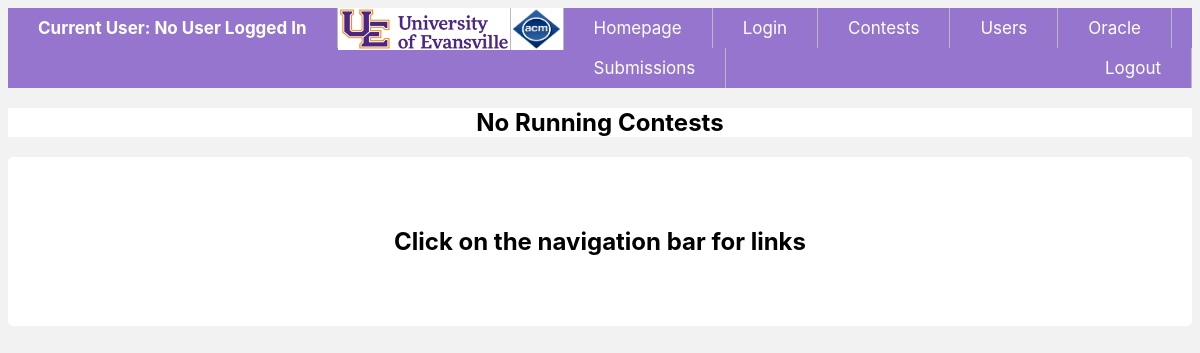
Before: / with the older database file.
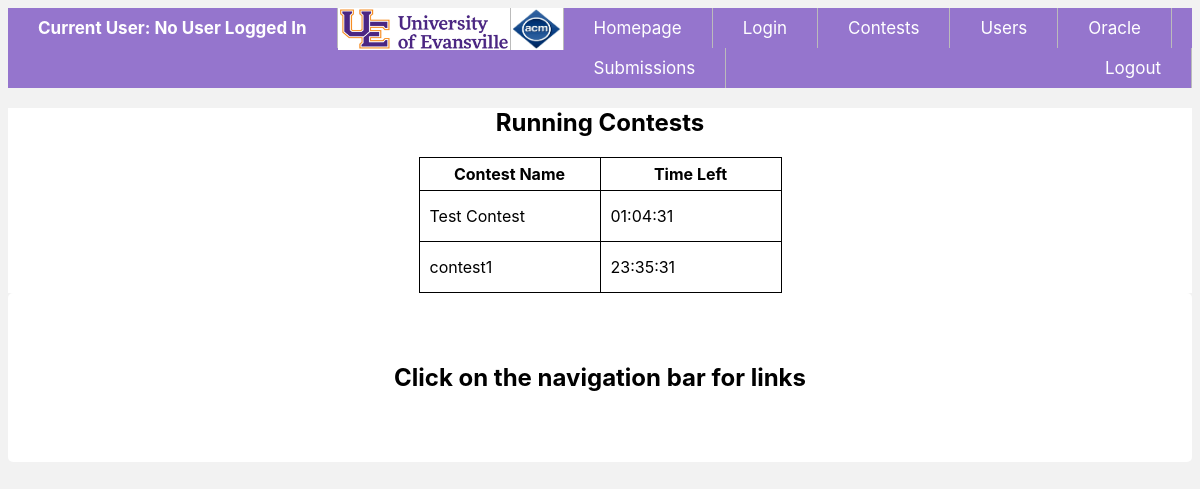
After: the same page with the newer database file.
### contests/models.py (models this page shows, shortened)
class Contest(models.Model):
    contestName             = models.CharField(max_length = 20, unique = True)
    contestDate             = models.DateField()
    contestants             = models.ManyToManyField('users.CustomUser', blank = True)
    contestHours            = models.PositiveSmallIntegerField(default = 2)
    contestMinutes          = models.PositiveSmallIntegerField(default = 0)
    contestDuration         = models.DurationField(default = datetime.timedelta(days = 0, seconds=7200))
    isRunning               = models.BooleanField(default = False)
    startTime               = models.TimeField(null = True)
    stopTime                = models.TimeField(null = True)
    def get_remaining_time(self):
        remainingTime = datetime.timedelta(0,0,0)
        if not self.isRunning:
            return remainingTime
        else:
            startTime           = datetime.timedelta(hours = self.startTime.hour,
                                                        minutes = self.startTime.minute,
                                                        seconds = self.startTime.second)
            currentTime         = datetime.datetime.now().time()
            currentTimedelta    = datetime.timedelta(hours = currentTime.hour,
                                                        minutes = currentTime.minute,
                                                        seconds = currentTime.second)
            contestDuration     = self.contestDuration
            remainingTime            = (startTime + contestDuration) - currentTimedelta
            return remainingTime
    def get_remaining_time_string(self):
        if not self.isRunning:
            return "Contest Not Running"
        else:
            timeLeft            = self.get_remaining_time()
            hour                = timeLeft.seconds // 3600
            minutes             = (timeLeft.seconds // 60) % 60
            seconds             = timeLeft.seconds - hour * 3600 - minutes * 60
            hour = str(hour) if hour >= 10 else ("0" + str(hour))
            minutes = str(minutes) if minutes >= 10 else ("0" + str(minutes))
            seconds = str(seconds) if seconds >= 10 else ("0" + str(seconds))
            time = hour + ":" + minutes +":"+ seconds
            return time

### home/views.py (the view)
# urls.py: path('', HomePageView.as_view()),
class HomePageView(TemplateView):
    template_name = "home/homepage.html"
    def get_context_data(self, **kwargs):
        context = super().get_context_data(**kwargs)
        from contests.models import Contest
        running_contests = Contest.objects.filter(isRunning = True)
        context['runningContests'] = running_contests
        return context

### home/templates/home/homepage.html (shortened to what this page needs)
{% extends 'base.html' %}
{% block content %}
{% load static %}
<link rel = "stylesheet" type = "text/css" href = "{% static 'css/homepage_style.css' %}" />
<div id="container2">
    {% if runningContests.count > 0 %}
    <h2>Running Contests</h2>
    <table>
        <th>Contest Name</th>
        <th>Time Left</th>
    {% for item in runningContests %}
    <tr>
        <td>{{ item.contestName }}</td>
        <td>{{ item.get_remaining_time_string }} </td>
    </tr>
    {% endfor %}
    </table>
    {% else %}
    <h2>No Running Contests</h2>
    {% endif %}
</div>
<div class = "homecontainer">
<h2>Click on the navigation bar for links</h2>
</div>
{% endblock %}

Changed rows visible on the page:
now on this page (row edited): Contest: contestName "Test Contest", get_remaining_time_string "01:04:31"
added Contest: contestName "contest1", get_remaining_time_string "23:35:31"
Other visible differences:
text no longer shown: "No Running Contests"
text now shown: "Running Contests Contest Name Time Left"
